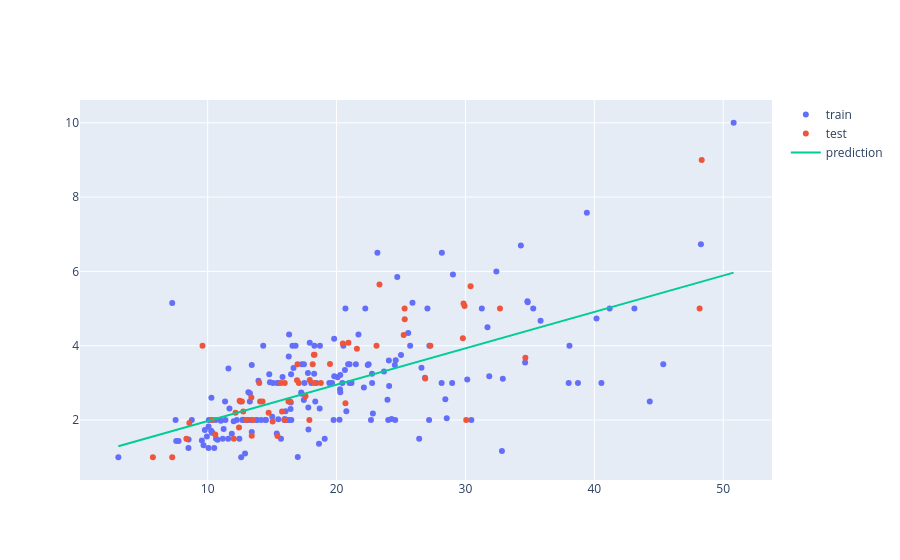
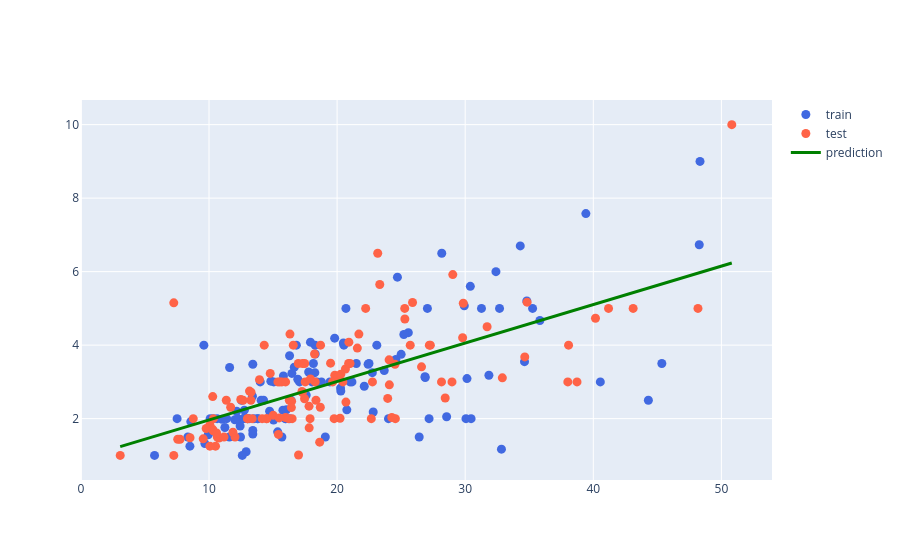

Notebook cell for these charts, in order:
### Markdown cell above
### Model Generalisation on Unseen Data

I expeeimented with changing the test size to 0.5 to train the model on half the dataset, and changed random_state to produce a different split each time. This shows how results can vary by change.

### Code cell
# Original code

df = px.data.tips()
X = df.total_bill.to_numpy()[:, None]
X_train, X_test, y_train, y_test = train_test_split(X, df.tip, random_state=0)

model = LinearRegression()
model.fit(X_train, y_train)

x_range = np.linspace(X.min(), X.max(), 100)
y_range = model.predict(x_range.reshape(-1, 1))

fig = go.Figure([
    go.Scatter(x=X_train.squeeze(), y=y_train, name='train', mode='markers'),
    go.Scatter(x=X_test.squeeze(), y=y_test, name='test', mode='markers'),
    go.Scatter(x=x_range, y=y_range, name='prediction')
])
fig.show()

# Altered code with different test size, random_state, marker colours and sizes

df = px.data.tips()
X = df.total_bill.to_numpy()[:, None]
X_train, X_test, y_train, y_test = train_test_split(
    X, df.tip, random_state=42, test_size=0.5  # changed: random_state and test_size
)

model = LinearRegression()
model.fit(X_train, y_train)

x_range = np.linspace(X.min(), X.max(), 100)
y_range = model.predict(x_range.reshape(-1, 1))

fig = go.Figure([
    go.Scatter(x=X_train.squeeze(), y=y_train, name='train', mode='markers',
               marker=dict(color='royalblue', size=9)),   # changed: colour and size
    go.Scatter(x=X_test.squeeze(), y=y_test, name='test', mode='markers',
               marker=dict(color='tomato', size=9)),      # changed: colour and size
    go.Scatter(x=x_range, y=y_range, name='prediction',
               line=dict(color='green', width=3))          # changed: line colour
])
fig.show()
